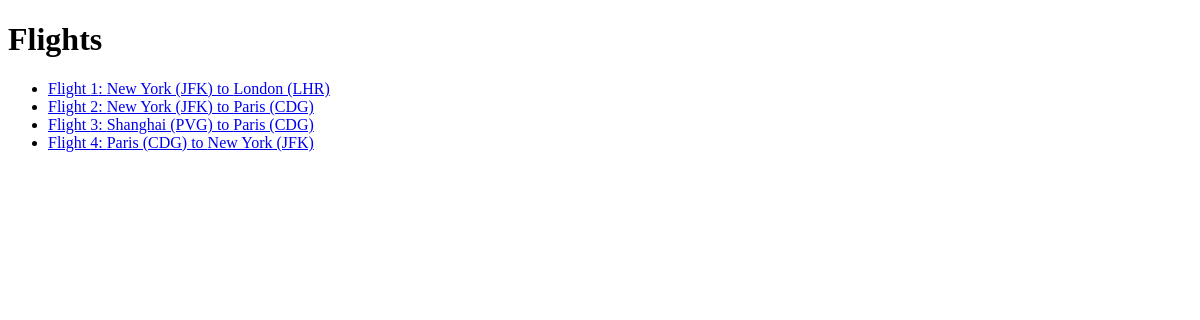
The page /flights/ on the database as committed earlier.
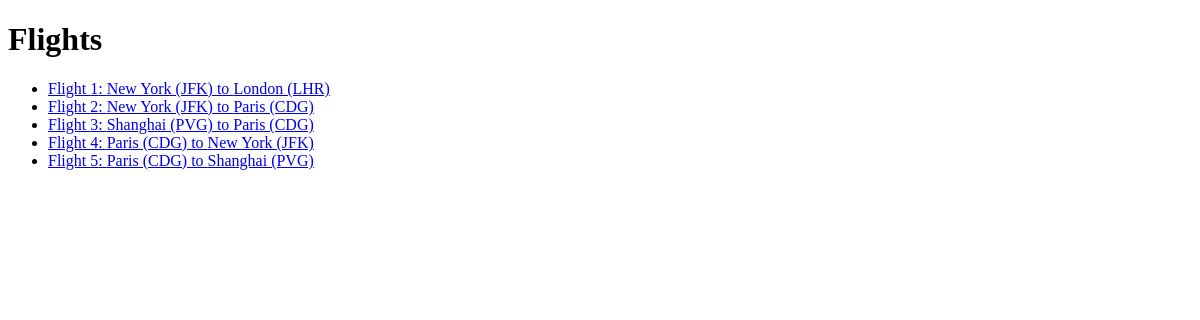
The same page on the database as committed later.
### flights/models.py (models this page shows, shortened)
class Flight(models.Model):
    origin = models.ForeignKey(Airline, on_delete=models.CASCADE, related_name="departures")
    destination = models.ForeignKey(Airline, on_delete=models.CASCADE, related_name = "arrivals")
    duration = models.IntegerField()

class Airline(models.Model):
    code = models.CharField(max_length=3)
    city = models.CharField(max_length=64)
    def __str__(self):
        return f"{self.city} ({self.code})"

### flights/views.py (the view)
# urls.py: path("", views.index, name="index"),
def index(request):
    return render(request, "flights/index.html",{
        "flights": Flight.objects.all()
    })

### flights/templates/flights/index.html (shortened to what this page needs)
{% extends "flights/layout.html"%}
{% block body %}
    <h1>Flights</h1>
    <ul>
        {% for flight in flights %}
            <li>
                <a href="{% url 'flight' flight.id %}">
                    Flight {{ flight.id }}: {{ flight.origin }} to {{ flight.destination }}</li>
        {% endfor %}
    </ul>
{% endblock %}

Rows that differ between the two databases and show on the page:
added Flight: id "5", origin "Paris (CDG)", destination "Shanghai (PVG)"
